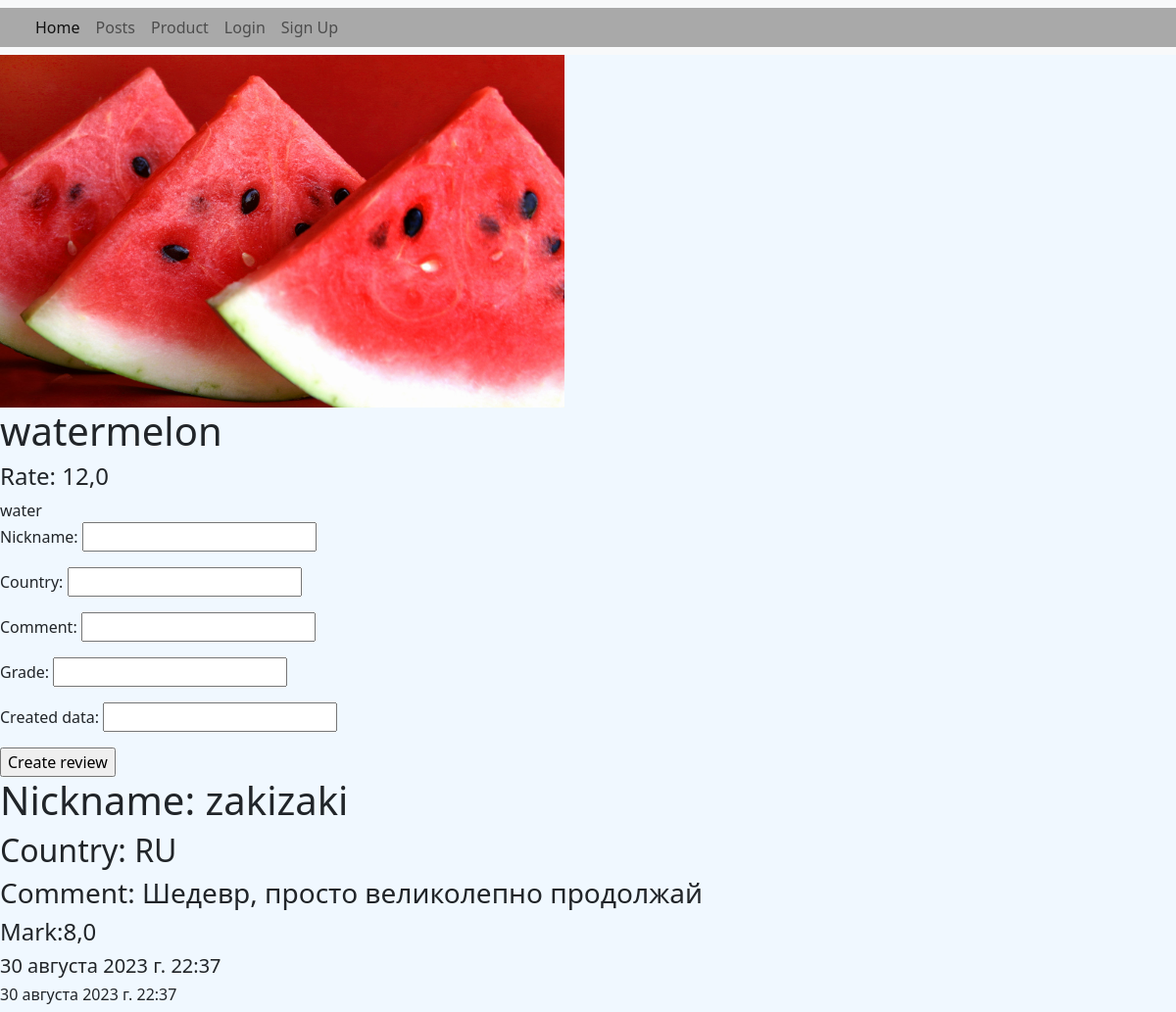
Screenshot of /products/2/ with the database file from the repository.
### posts/models.py (models this page shows)
class Product(models.Model):
    image = models.ImageField(upload_to='product_image',blank=True,null=True)
    title = models.CharField(max_length=50)
    price = models.FloatField()
    compound = models.TextField(blank=False)
    connection = models.ManyToManyField(Category, related_name='category')
    connection_review = models.ManyToManyField(Review,related_name='connection_review')

class Review(models.Model):
    nickname = models.CharField(max_length=40)
    country = models.CharField(max_length=60)
    comment = models.CharField(max_length=350)
    grade = models.FloatField(default=0, max_length=5.0)
    create_data = models.DateTimeField(auto_now_add=True)
    modification_data = models.DateTimeField(auto_now=True)

### posts/views.py (the view)
# urls.py: path('products/<int:id>/', post_views.product_detail_view),
def product_detail_view(request, id):
    if request.method == 'GET':
        product = Product.objects.get(id=id)
    context_data = {
        'product' : product,
        'form': ReviewCreateForm
    }
    return render(request, 'product/detail.html',context=context_data)

### templates/product/detail.html (shortened to what this page needs)
{% extends 'layouts/index.html' %}
{% block product %}
    <div class="product_block">
        <div class="image">
            <img src="/media/{{ product.image }}" alt="" >
        </div>
        <div class="info">
            <h1>{{ product.title }}</h1>
            <h4>Rate: {{ product.price }}</h4>
            <h7>{{ product.compound }}</h7>
        </div>
    </div>
{% endblock %}
{% block review%}
     <form action="/product/<int:id>/" method="post" enctype="multipart/form-data">
        {{ form.as_p }}
        <input type="submit" value="Create review">
    </form>
     <div class="product_review_block">
        {% for review in product.connection_review.all %}
         <div class="review">
            <h1>Nickname: {{ review.nickname }}</h1>
            <h2>Country: {{review.country}}</h2>
            <h3>Comment: {{ review.comment }}</h3>
            <h4>Mark:{{ review.grade }}</h4>
            <h5>{{ review.create_data }}</h5>
            <h6>{{ review.modification_data }}</h6>
        </div>
        {% endfor %}
    </div>
{% endblock %}

### rows the page displays
Product: image (picture), title "watermelon", price "12,0", compound "water"
Review: nickname "zakizaki", country "RU", comment "Шедевр, просто великолепно продолжай", grade "8,0", create_data "30 августа 2023 г. 22:37", modification_data "30 августа 2023 г. 22:37"
